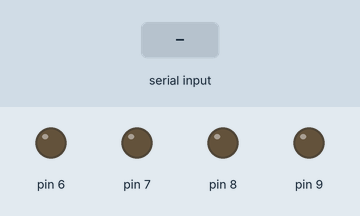
A sketch run on a simulated Arduino Uno, built with avr-gcc and run on an emulated ATmega328P. On the bench: output pins drawn as LEDs (lit = HIGH). The inputs (shaded band) are chosen by the test bench.

Above: at 1.2 s.
1.3 s: "2" received over Serial
At 1.7 s:
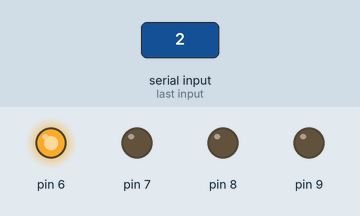
2.8 s: byte 56 (56) received over Serial
At 4.0 s:
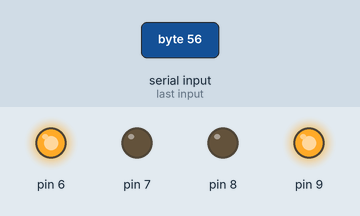
4.3 s: "1" received over Serial
At 5.2 s:
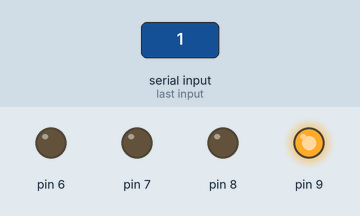
5.8 s: "4" received over Serial
At 6.3 s:
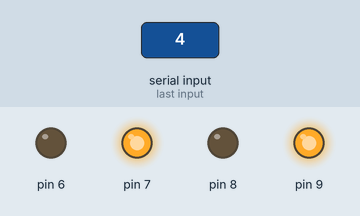
7.3 s: byte 55 (55) received over Serial
At 8.5 s:
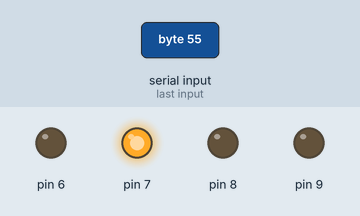
8.8 s: "6" received over Serial
At 9.8 s:
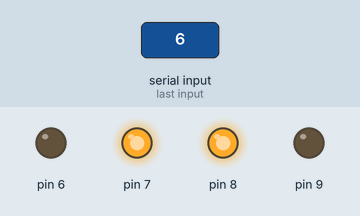
Timing chart, 0 to 11.3 s (numbered marks = the images above; inputs shaded):
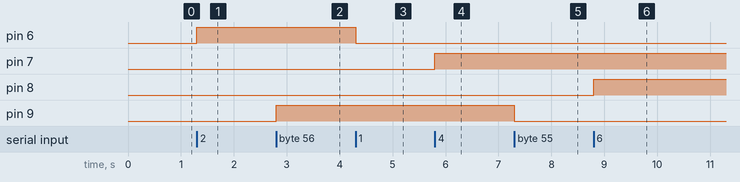

Measured:
- after the input at 1.3 s, pin 6: LOW → HIGH at once
- after the input at 2.8 s, pin 9: LOW → HIGH at once
- after the input at 4.3 s, pin 6: HIGH → LOW at once
- after the input at 5.8 s, pin 7: LOW → HIGH at once
- after the input at 7.3 s, pin 9: HIGH → LOW at once
- after the input at 8.8 s, pin 8: LOW → HIGH at once

The sketch:

codigo_Rele_Trabalho_Interdisciplinar.ino
```cpp
void setup(){
  pinMode(6,OUTPUT);
  pinMode(7,OUTPUT);
  pinMode(8,OUTPUT);
  pinMode(9,OUTPUT);
  Serial.begin(9600);
}

int leitura;
void loop(){
  if(Serial.available()){
    leitura = Serial.read();
    //LIGA VENTILADOR
    if(leitura == 49){
      digitalWrite(6,LOW);
      //DESLIGA VENTILADOR
    }else if(leitura == 50){
      digitalWrite(6,HIGH);
      //LIGA LAMPADA SALA
    }else if(leitura == 51){
      digitalWrite(7,LOW);
      //DESLIGA LAMPADA SALA
    }else if(leitura == 52){
      digitalWrite(7,HIGH);
      //LIGA TV
    }else if(leitura == 53){
      digitalWrite(8,LOW);
      //DESLIGA TV
    }else if(leitura == 54){
      digitalWrite(8,HIGH);
      //LIGA LUZ QUARTO
    }else if(leitura == 55){
      digitalWrite(9,LOW);
      //DESLIGA LUZ QUARTO
    }else if(leitura == 56){
      digitalWrite(9,HIGH);
    }
  }
}
```
